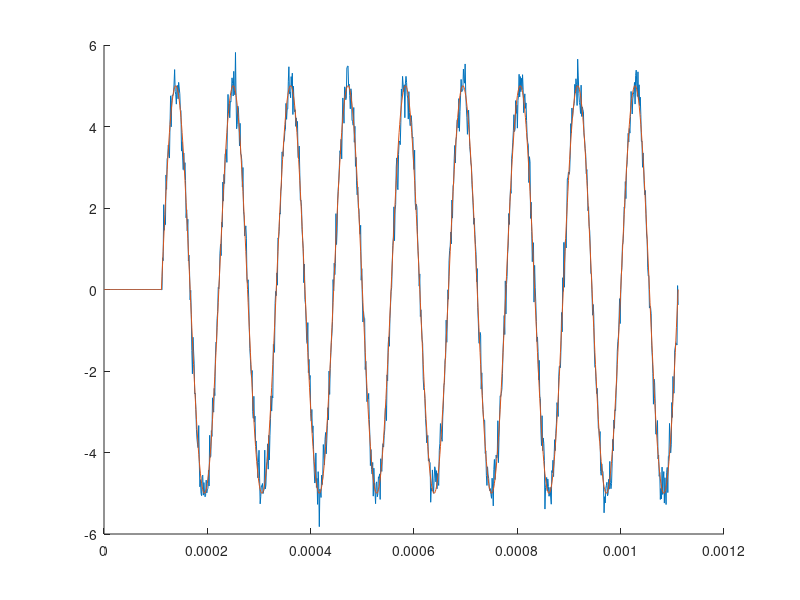

MATLAB code to generate this figure: (Note: this script raises an error after producing the figure.)
clear;

randSeed = 58989;
fTest = 8999;
delay = 1/fTest;

simLength = 10/fTest;
sampleInterval = simLength/1000;
fMax = 1/sampleInterval / 2;
fprintf('signal bandwidth: %2.1fHz\n', fMax);
sampleTimes = 0:sampleInterval:simLength;
numZeros = ceil(delay / sampleInterval);

sigin1 = 5 * sin(sampleTimes(ceil(delay / sampleInterval) + 1:end) / (1 / fTest) * 2 * pi);
sigin = [zeros(1, numZeros) sigin1];
sigout1 = awgn(sigin1, 10, 0, randSeed);
sigout = [zeros(1, numZeros) sigout1];

cla;
hold on;
plot(sampleTimes, sigout)
plot(sampleTimes, sigin)

fn = sprintf('C:/Users/Alexander/Documents/BA/mojito/problems/zcd/detRandomSig-%d-%dHz.dat', randSeed, fTest);

fileID = fopen(fn, 'w');
fprintf(fileID, '%f %f\n', [sampleTimes; sigout]);
fclose(fileID);